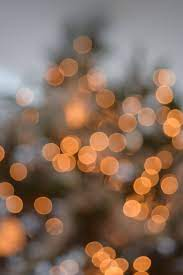
#> input picture input.jpeg, 183 x 275 px
$ python image_enhance.py
#> lines starting #> are read from the running program, lines starting #| are printed output that depends on the picture
import cv2
img=cv2.imread('input.jpeg')
#> img is the input picture: shape (275, 183, 3); mean B, G, R 93, 109.8, 135.8
clahe=cv2.createCLAHE()
gray_img=cv2.cvtColor(img,cv2.COLOR_BGR2GRAY)
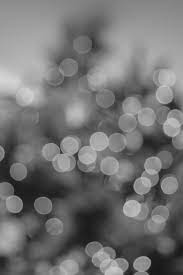
#> gray_img: shape (275, 183); min 16, max 213, mean 115.6
enh_img=clahe.apply(gray_img)
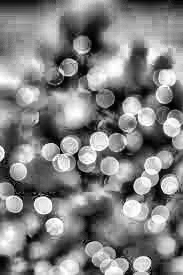
#> enh_img: shape (275, 183); min 0, max 255, mean 129.2
cv2.imwrite('enhanced_img.jpeg',enh_img)
